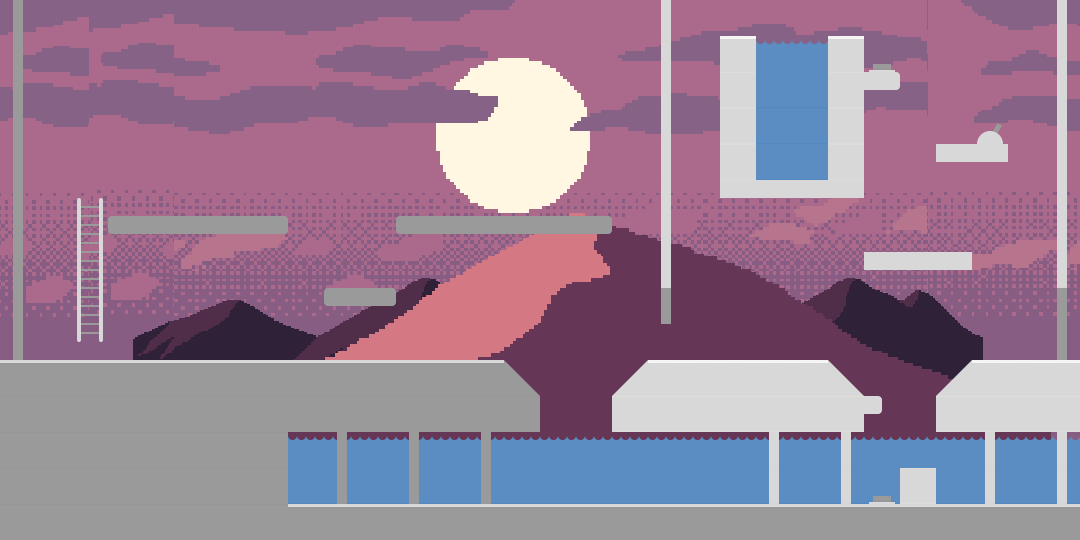

Below is a game level as drawn by its tile map, then a one-line description and the .tmx file that defines it, in full:
An orthogonal 30x15 tile map with 36x36 px tiles, 3 tile layers (Background, Environment, Foreground), 3 image layers and 8 objects (4x Moving_Elevator, Lever, OnOff, Portal, PressurePad).

<map version="1.0" orientation="orthogonal" renderorder="left-up" width="30" height="15" tilewidth="36" tileheight="36" nextobjectid="32">
 <properties>
  <property name="background_music" value="vega" />
 </properties>
 <tileset firstgid="1" source="../Tilesheets/Wireframes.tsx" />
 <imagelayer name="Backdrop" offsetx="-250" offsety="0">
  <image source="../Tilesheets/background2.png" width="1671" height="550" />
  <properties>
   <property name="Speed" value="70" />
  </properties>
 </imagelayer>
 <imagelayer name="Small mountains" offsetx="133" offsety="168">
  <image source="../Tilesheets/background3.png" width="850" height="250" />
  <properties>
   <property name="Speed" value="60" />
  </properties>
 </imagelayer>
 <imagelayer name="Big mountain" offsetx="200" offsety="-28.5">
  <image source="../Tilesheets/background1.png" width="851" height="500" />
  <properties>
   <property name="Speed" value="55" />
  </properties>
 </imagelayer>
 <layer name="Background" width="30" height="15">
  <data encoding="csv">
0,0,0,0,0,0,0,0,0,0,0,0,0,0,0,0,0,0,0,0,0,0,0,0,0,0,0,0,0,0,
0,0,0,0,0,0,0,0,0,0,0,0,0,0,0,0,0,0,0,0,0,0,0,0,0,0,0,0,0,0,
0,0,0,0,0,0,0,0,0,0,0,0,0,0,0,0,0,0,0,0,0,0,0,0,0,0,0,0,0,0,
0,0,0,0,0,0,0,0,0,0,0,0,0,0,0,0,0,0,0,0,0,0,0,0,0,0,0,0,0,0,
0,0,0,0,0,0,0,0,0,0,0,0,0,0,0,0,0,0,0,0,0,0,0,0,0,0,0,0,0,0,
0,0,0,0,0,0,0,0,0,0,0,0,0,0,0,0,0,0,0,0,0,0,0,0,0,0,0,0,0,0,
0,0,0,0,0,0,0,0,0,0,0,0,0,0,0,0,0,0,0,0,0,0,0,0,0,0,0,0,0,0,
0,0,0,0,0,0,0,0,0,0,0,0,0,0,0,0,0,0,0,0,0,0,0,0,0,0,0,0,0,0,
0,0,0,0,0,0,0,0,0,0,0,0,0,0,0,0,0,0,0,0,0,0,0,0,0,0,0,0,0,0,
0,0,0,0,0,0,0,0,0,0,0,0,0,0,0,0,0,0,0,0,0,0,0,0,0,0,0,0,0,0,
0,0,0,0,0,0,0,0,0,0,0,0,0,0,0,0,0,0,0,0,0,0,0,0,0,0,0,0,0,0,
0,0,0,0,0,0,0,0,0,0,0,0,0,0,0,0,0,0,0,0,0,0,0,0,0,0,0,0,0,0,
0,0,0,0,0,0,0,0,13,13,13,13,13,13,13,13,13,13,13,13,13,13,13,13,13,13,13,13,13,13,
0,0,0,0,0,0,0,0,14,14,14,14,14,14,14,14,14,14,14,14,14,14,14,14,14,14,14,14,14,14,
0,0,0,0,0,0,0,0,0,0,0,0,0,0,0,0,0,0,0,0,0,0,0,0,0,0,0,0,0,0
</data>
 </layer>
 <layer name="Environment" width="30" height="15">
  <data encoding="csv">
12,0,0,0,0,0,0,0,0,0,0,0,0,0,0,0,0,0,11,0,0,0,0,0,0,0,0,0,0,11,
12,0,0,0,0,0,0,0,0,0,0,0,0,0,0,0,0,0,11,0,16,13,13,16,27,0,0,0,0,11,
12,0,0,0,0,0,0,0,0,0,0,0,0,0,0,0,0,0,11,0,19,14,14,19,3,0,0,0,0,11,
12,0,0,0,0,0,0,0,0,0,0,0,0,0,0,0,0,0,11,0,19,14,14,19,0,0,0,26,0,11,
12,0,0,0,0,0,0,0,0,0,0,0,0,0,0,0,0,0,11,0,19,14,14,19,0,0,1,1,0,11,
12,0,28,0,0,0,0,0,0,0,0,0,0,0,0,0,0,0,11,0,1,1,1,1,0,0,0,0,0,11,
12,0,33,7,6,6,6,8,0,0,0,7,6,6,6,6,8,0,11,0,0,0,0,0,0,0,0,0,0,11,
12,0,33,0,0,0,0,0,0,0,0,0,0,0,0,0,0,0,11,0,0,0,0,0,1,1,1,0,0,11,
12,0,33,0,0,0,0,0,0,7,8,0,0,0,0,20,0,0,12,0,0,0,0,0,0,0,0,0,0,12,
12,0,38,0,0,0,0,0,0,0,0,0,0,0,0,0,0,0,0,0,0,0,0,0,0,0,0,0,0,12,
21,21,21,21,21,21,21,21,21,21,21,21,21,21,22,0,0,18,16,16,16,16,16,17,0,0,18,16,16,16,
24,24,24,24,24,24,24,24,24,24,24,24,24,24,24,0,0,19,19,19,19,19,19,19,5,0,19,19,19,19,
24,24,24,24,24,24,24,24,0,0,0,0,0,0,0,0,0,0,0,0,0,0,0,0,0,0,0,0,0,0,
24,24,24,24,24,24,24,24,0,0,0,0,0,0,0,0,0,0,0,0,0,0,0,0,27,19,0,0,0,0,
24,24,24,24,24,24,24,24,21,21,21,21,21,21,21,21,21,21,21,21,21,21,21,21,21,21,21,21,21,21
</data>
 </layer>
 <objectgroup name="Objects">
  <object id="21" name="Trigger_Lever" type="Lever" gid="31" x="180" y="216" width="36" height="36">
   <properties>
    <property name="initial" value="Off" />
    <property name="trigger-off-sound" value="lever" />
    <property name="trigger-on-sound" value="lever" />
   </properties>
  </object>
  <object id="22" name="Target_Door" type="OnOff" gid="12" x="648" y="360" width="36" height="36">
   <properties>
    <property name="initial" value="On" />
    <property name="trigger_name" value="Trigger_Lever" />
   </properties>
  </object>
  <object id="24" name="CityPortal" type="Portal" gid="34" x="108" y="360" width="36" height="36">
   <properties>
    <property name="destination" value="city.tmx#MainPortal" />
    <property name="exit_direction" value="Up" />
   </properties>
  </object>
  <object id="26" name="Moving_Elevator" gid="1" x="288" y="180" width="36" height="36">
   <properties>
    <property name="direction" value="down" />
    <property name="distance" value="2" />
   </properties>
  </object>
  <object id="27" name="Moving_Elevator" gid="1" x="324" y="144" width="36" height="36">
   <properties>
    <property name="direction" value="up" />
    <property name="distance" value="2" />
   </properties>
  </object>
  <object id="28" name="Moving_Elevator" gid="1" x="360" y="72" width="36" height="36">
   <properties>
    <property name="direction" value="right" />
    <property name="distance" value="4" />
    <property name="speed" value="4" />
    <property name="trigger_name" value="Trigger_Button" />
   </properties>
  </object>
  <object id="29" name="Trigger_Button" type="PressurePad" gid="27" x="216" y="216" width="36" height="36">
   <properties>
    <property name="initial" value="Off" />
    <property name="trigger-off-sound" value="button" />
    <property name="trigger-on-sound" value="button" />
   </properties>
  </object>
  <object id="31" name="Moving_Elevator" gid="1" x="288" y="36" width="36" height="36">
   <properties>
    <property name="direction" value="left" />
    <property name="distance" value="4" />
    <property name="speed" value="1" />
   </properties>
  </object>
 </objectgroup>
 <layer name="Foreground" width="30" height="15">
  <data encoding="csv">
0,0,0,0,0,0,0,0,0,0,0,0,0,0,0,0,0,0,0,0,0,0,0,0,0,0,0,0,0,0,
0,0,0,0,0,0,0,0,0,0,0,0,0,0,0,0,0,0,0,0,0,0,0,0,0,0,0,0,0,0,
0,0,0,0,0,0,0,0,0,0,0,0,0,0,0,0,0,0,0,0,0,0,0,0,0,0,0,0,0,0,
0,0,0,0,0,0,0,0,0,0,0,0,0,0,0,0,0,0,0,0,0,0,0,0,0,0,0,0,0,0,
0,0,0,0,0,0,0,0,0,0,0,0,0,0,0,0,0,0,0,0,0,0,0,0,0,0,0,0,0,0,
0,0,0,0,0,0,0,0,0,0,0,0,0,0,0,0,0,0,0,0,0,0,0,0,0,0,0,0,0,0,
0,0,0,0,0,0,0,0,0,0,0,0,0,0,0,0,0,0,0,0,0,0,0,0,0,0,0,0,0,0,
0,0,0,0,0,0,0,0,0,0,0,0,0,0,0,0,0,0,0,0,0,0,0,0,0,0,0,0,0,0,
0,0,0,0,0,0,0,0,0,0,0,0,0,0,0,0,0,0,0,0,0,0,0,0,0,0,0,0,0,0,
0,0,0,0,0,0,0,0,0,0,0,0,0,0,0,0,0,0,0,0,0,0,0,0,0,0,0,0,0,0,
0,0,0,0,0,0,0,0,0,0,0,0,0,0,0,0,0,0,0,0,0,0,0,0,0,0,0,0,0,0,
0,0,0,0,0,0,0,0,0,0,0,0,0,0,0,0,0,0,0,0,0,0,0,0,0,0,0,0,0,0,
0,0,0,0,0,0,0,0,0,12,0,12,0,12,0,0,0,0,0,0,0,11,0,11,0,0,0,11,0,11,
0,0,0,0,0,0,0,0,0,12,0,12,0,12,0,0,0,0,0,0,0,11,0,11,0,0,0,11,0,11,
0,0,0,0,0,0,0,0,0,0,0,0,0,0,0,0,0,0,0,0,0,0,0,0,0,0,0,0,0,0
</data>
 </layer>
</map>
